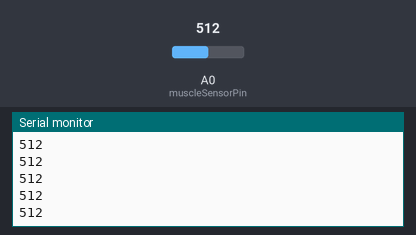
Recording of a sketch running on a simulated Arduino Uno, built with avr-gcc and run on an emulated ATmega328P. Shown: the last lines printed to the serial monitor. The inputs (shaded band) are chosen by the test bench; at power-on: A0 (muscleSensorPin) = 512.

Above: at 1.2 s.
1.3 s: A0 (muscleSensorPin) set to 716
At 2.4 s:
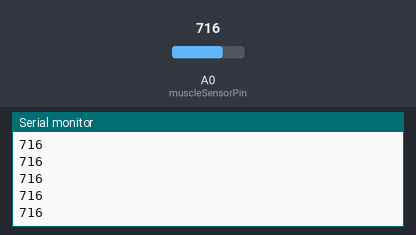
2.8 s: A0 (muscleSensorPin) set to 900
At 3.7 s:
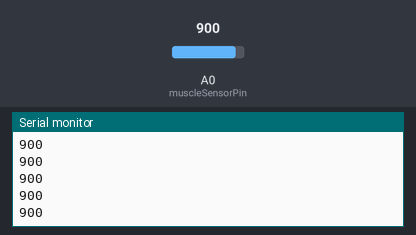
Timing chart, 0 to 5.8 s (numbered marks = the images above; inputs shaded):
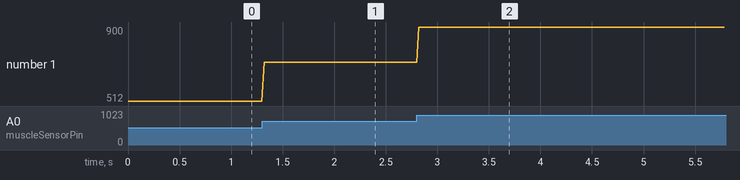

Measured:
- after the input at 1.3 s, the serial monitor: prints a new line at once (image 1)
- after the input at 2.8 s, the serial monitor: prints a new line at once (image 2)
- plotted number 1: 512 → 716 after the input at 1.3 s, 716 → 900 after the input at 2.8 s

The sketch:

EMG_AnalogRead.ino
```cpp
// Myoware 2.0 Muscle Sensor Example Code for Arduino UNO
int muscleSensorPin = A0; // Connect the sensor's SIG pin to A0
int muscleSensorValue = 0; // Variable to store the sensor value

void setup() {
  Serial.begin(9600); // Start serial communication at 9600 baud
  pinMode(A0, INPUT);

}

void loop() {
  muscleSensorValue = analogRead(muscleSensorPin); // Read the sensor value
  Serial.println(muscleSensorValue); // Print the sensor value to the serial monitor
  // Serial.print(", "); // Print the sensor value to the serial monitor
  // Serial.println(600); // Print the sensor value to the serial monitor

  delay(20); // Short delay for stability
}
```
